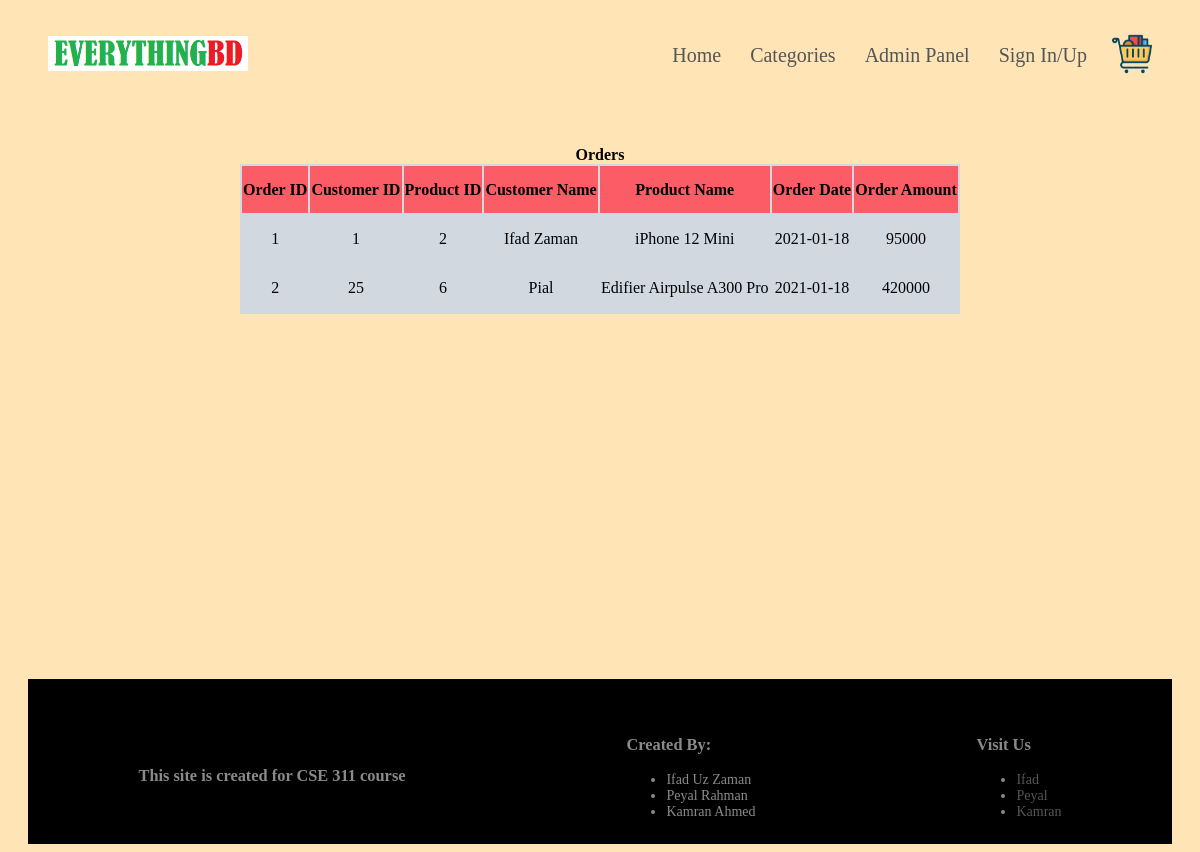
Page /ordersinfo.php on the committed database.
### tables this page shows
CREATE TABLE `ordernum` (
  `order_num` int(3) NOT NULL,
  `Customer_id` int(3) DEFAULT NULL,
  `product_id` int(3) DEFAULT NULL,
  `Customer_name` varchar(45) DEFAULT NULL,
  `Product_name` varchar(45) DEFAULT NULL,
  `Order_Date` date NOT NULL DEFAULT current_timestamp(),
  `Order_Ammount` int(11) DEFAULT NULL
);

### ordersinfo.php (the view, shortened to what this page needs)
<!DOCTYPE html>
<html>
<head>
  <link rel="stylesheet" href="CSS/style.css">
  <link rel="stylesheet" href="stylep.css">
</head>
<body>
<div class="maincontainer">
        <div class="navibar">
          <div class="Logo">
            <a href="index.php"><img src="images/Logo.png" width="200px"></a>
          </div>
          <nav>
            <ul>
              <li><a href="index.php">Home</a></li>
              <li><a href="categories.php">Categories</a></li>
              <li><a href="summary.php">Admin Panel</a></li>
              <li><a href="signupsignin.php">Sign In/Up</a></li>
            </ul>
          </nav>
          <a href="viewcart.php"><img src="Images/scart.png" width=40px ></a>
        </div>
        <table>
        <caption><b>Orders</caption>
        <tr>
        <th>Order ID</th>
        <th>Customer ID</th>
        <th>Product ID</th>
        <th>Customer Name</th>
        <th>Product Name</th>
        <th>Order Date</th>
        <th>Order Amount</th>
        </tr>
        <?php
             $con = mysqli_connect("localhost","root","","everythingbd");
              $sql = "SELECT * FROM ordernum";
              $result = mysqli_query($con, $sql);
              if (mysqli_num_rows($result) > 0) {
                while($row = mysqli_fetch_assoc($result)) {
                  echo "<tr><td>".$row["order_num"]."</td><td>".$row["Customer_id"]."</td><td>".$row["product_id"]."</td><td>".$row["Customer_name"]."</td><td>".$row["Product_name"]."</td><td>".$row["Order_Date"]."</td><td>".$row["Order_Ammount"]."</td></tr>";
                }
              } else {
                echo "0 results";
              }
              ?>
        </table>
<br><br><br><br><br><br><br><br><br><br><br><br><br><br><br><br><br><br><br><br><br><br><br><br><br><br><br><br><br><br><br><br>
<div class="siteFooter">
  <div class="container">
    <div class="row1">
      <div class="fcol1">
        <h3>This site is created for CSE 311 course</h3>
      </div>
      <div class="fcol2">
      <h3>Created By: </h3>
      <ul>
        <li>Ifad Uz Zaman</li>
        <li>Peyal Rahman</li>
        <li>Kamran Ahmed</li>
      </ul>
      </div>
      <div class="fcol3">
        <h3>Visit Us</h3>
        <ul>
          <li><a href="https://www.facebook.com/Scarxcia" target="_blank">Ifad</a></li>
          <li><a href="https://www.facebook.com/pialhrhmn/" target="_blank">Peyal</a></li>
          <li><a href="https://www.facebook.com/thisaintkamran/" target="_blank">Kamran</a></li>
        </ul>
      </div>
    </div>
  </div>
</div>
</body>
</html>

### CSS/style.css (style rules this page uses)
body { background-color: moccasin; }
.navibar { display: flex; align-items: center; padding: 20px; }
nav { flex: 1; text-align: right; }
nav ul { display: inline-block; list-style-type: none; }
nav ul li { display: inline-block; margin-right: 25px; font-size: 20px; }
a { text-decoration: none; color: #555; }
.maincontainer { max-width: 1500px; margin: auto; padding-left: 20px; padding-right: 20px; }
.siteFooter { background: #000; color: #8a8a8a; font-size: 14px; padding: 40px 0 10px; }
.row1 { display: flex; align-items: center; flex-wrap: wrap; justify-content: space-around; }

### stylep.css (style rules this page uses)
table { position: absolute; z-index: 2; left: 50%; top: 27%; transform: translate(-50%,-50%); width: 60%; height: 150px; background: #d1d8e0; text-align: center; }
th { background: #fc5c65; }

### rows in the picture
ordernum: order_num "1", Customer "1", product "2", Customer_name "Ifad Zaman", Product_name "iPhone 12 Mini", Order_Date "2021-01-18", Order_Ammount "95000"
ordernum: order_num "2", Customer "25", product "6", Customer_name "Pial", Product_name "Edifier Airpulse A300 Pro", Order_Date "2021-01-18", Order_Ammount "420000"
